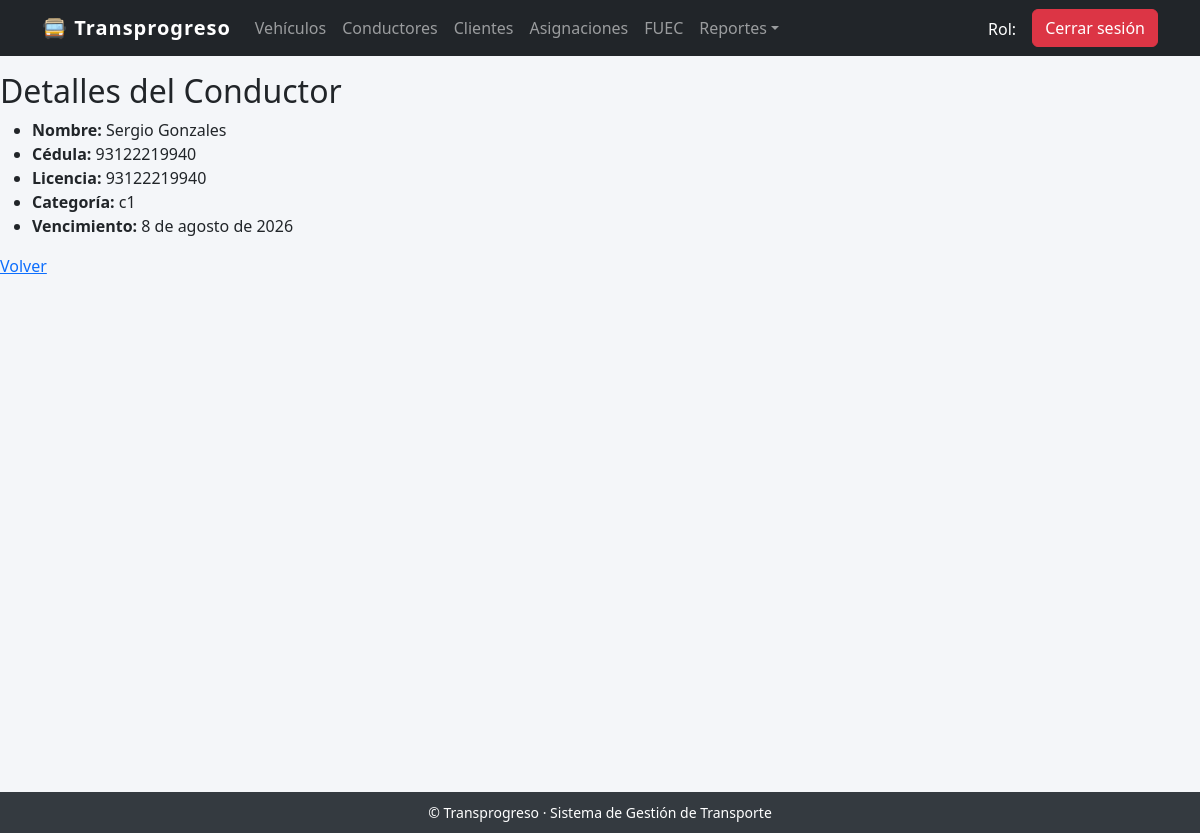
/conductores/8/ (signed in), run on the app's committed database.
### gestion_vehiculos/models.py (models this page shows, shortened)
class Conductor(models.Model):
    cedula = models.CharField(max_length=15, unique=True)
    nombre = models.CharField(max_length=100)
    licencia = models.CharField(max_length=20)
    categoria = models.CharField(max_length=10)
    licencia_vencimiento = models.DateField(null=True, blank=True)
    licencia_archivo = models.FileField(upload_to="documentos/licencias/", null=True, blank=True)

### gestion_vehiculos/views.py (the view)
# urls.py: path('conductores/<int:id>/', views.conductor_detalle, name='conductor_detalle'),
@login_required
def conductor_detalle(request, id):
    conductor = get_object_or_404(Conductor, id=id)
    return render(request, "conductores/detalle.html", {"conductor": conductor})

### templates/conductores/detalle.html
{% extends 'base.html' %}
{% block content %}
<h2>Detalles del Conductor</h2>
<ul>
    <li><strong>Nombre:</strong> {{ conductor.nombre }}</li>
    <li><strong>Cédula:</strong> {{ conductor.cedula }}</li>
    <li><strong>Licencia:</strong> {{ conductor.licencia }}</li>
    <li><strong>Categoría:</strong> {{ conductor.categoria }}</li>
    <li><strong>Vencimiento:</strong> {{ conductor.licencia_vencimiento }}</li>
</ul>
<a href="{% url 'conductores' %}">Volver</a>
{% endblock %}

### templates/base.html (style rules this page uses)
body { background-color: #f4f6f9; }

### data on the page
Conductor: nombre "Sergio Gonzales", cedula "93122219940", licencia "93122219940", categoria "c1", licencia_vencimiento "8 de agosto de 2026"
